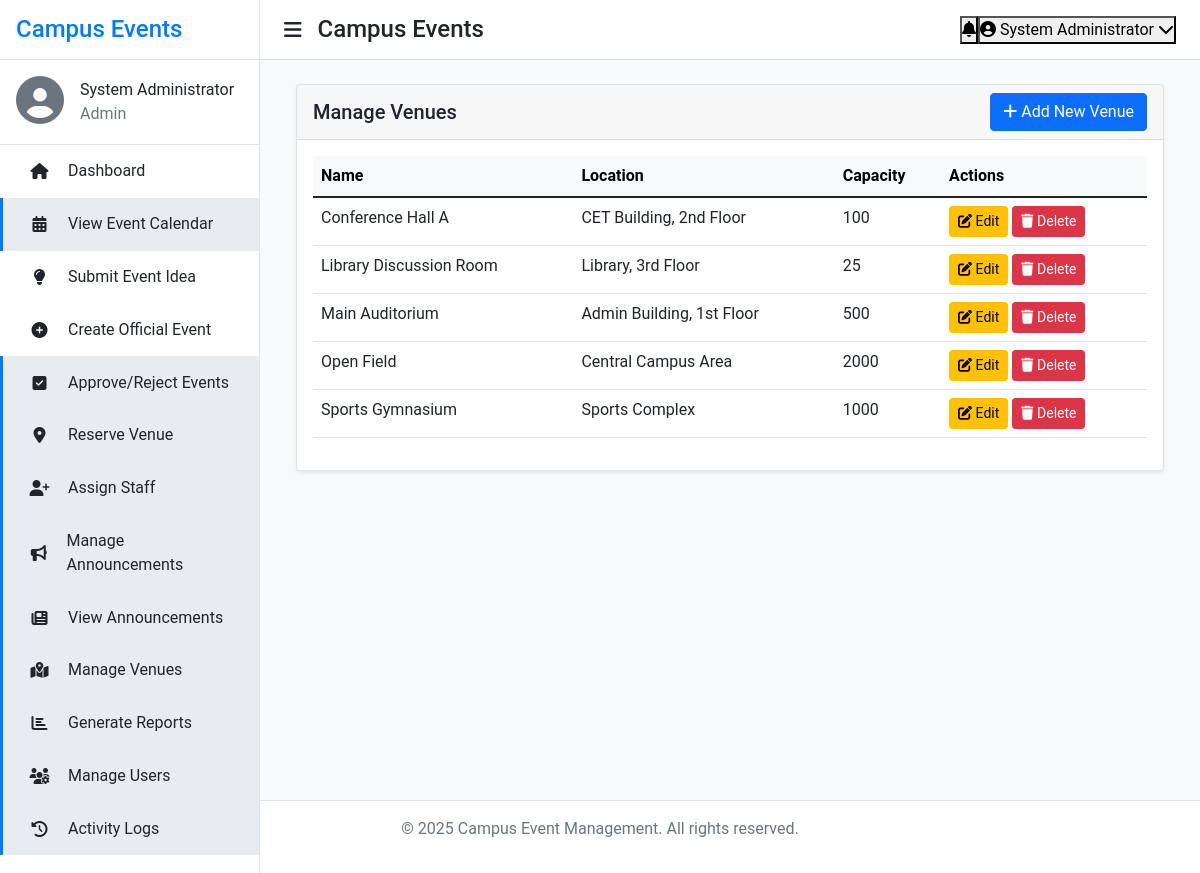
/views/admin/venues/index.php (signed in), run on the app's committed database.
### tables this page shows
CREATE TABLE IF NOT EXISTS `venues` (
    `id` INT PRIMARY KEY AUTO_INCREMENT,
    `name` VARCHAR(255) NOT NULL,
    `location` VARCHAR(255) NULL,
    `capacity` INT NULL,
    `created_at` TIMESTAMP DEFAULT CURRENT_TIMESTAMP
);

### config/helpers.php (called while the page is built, shortened)
<?php
if (!function_exists('get_db_connection')) {
    function get_db_connection() {
        $db = new Database();
        return $db->getConnection();
    }
}
if (!function_exists('is_logged_in')) {
    function is_logged_in() {
        return isset($_SESSION['user_id']);
    }
}
if (!function_exists('get_current_user_id')) {
    function get_current_user_id() {
        return $_SESSION['user_id'] ?? null;
    }
}
if (!function_exists('get_user_roles')) {
    function get_user_roles($userId) {
        static $roles = [];
        if (isset($roles[$userId])) {
            return $roles[$userId];
        }
        try {
            $conn = get_db_connection();
            $stmt = $conn->prepare("
                SELECT r.name
                FROM roles r
                JOIN user_roles ur ON r.id = ur.role_id
                WHERE ur.user_id = :user_id
            ");
            $stmt->bindParam(':user_id', $userId, PDO::PARAM_INT);
            $stmt->execute();
            $userRoles = $stmt->fetchAll(PDO::FETCH_COLUMN);
            return $userRoles;
        } catch (PDOException $e) {
            error_log("Error fetching user roles: " . $e->getMessage());
            return [];
        }
    }
}
if (!function_exists('normalize_role')) {
    function normalize_role($db_role_name) {
        $role_map = [
            'Admin' => 'admin',
            'Event Coordinator' => 'event_coordinator',
            'Approver (Dean/Head)' => 'approver',
            'Student' => 'student',
            'Faculty' => 'faculty',
            'Security Officer' => 'security_officer',
            'Maintenance Staff' => 'maintenance_staff',
            'Finance Officer' => 'finance_officer',
            'Guest User' => 'guest',
            'Auditor' => 'auditor'
        ];
        return $role_map[$db_role_name] ?? null;
    }
}
if (!function_exists('has_permission')) {
    function has_permission($permission, $userRoles = null) {
        $permissions = require __DIR__ . '/permissions.php';
        if ($userRoles === null) {
        $userId = get_current_user_id();
        $userRoles = get_user_roles($userId);
        }
        foreach ($userRoles as $role) {
            $normalizedRole = normalize_role($role);
            if ($normalizedRole && isset($permissions[$normalizedRole]) && in_array($permission, $permissions[$normalizedRole])) {
                return true;
            }
        }
        return false;
    }
}
if (!function_exists('base_url')) {
    function base_url($path = '') {
        return BASE_URL . ltrim($path, '/');
    }
}

### views/admin/venues/index.php (the view, shortened to what this page needs)
<?php
require_once __DIR__ . '/../../../config/helpers.php';
require_once __DIR__ . '/../../includes/header.php';
$conn = get_db_connection();
try {
    $stmt = $conn->query("SELECT * FROM venues ORDER BY name");
    $venues = $stmt->fetchAll(PDO::FETCH_ASSOC);
} catch (Exception $e) {
    $_SESSION['error'] = 'Failed to fetch venues: ' . $e->getMessage();
    $venues = [];
}
?>
<div class="container-fluid">
    <div class="card shadow-sm">
        <div class="card-header d-flex justify-content-between align-items-center">
            <h5 class="card-title mb-0">Manage Venues</h5>
            <a href="create.php" class="btn btn-primary">
                <i class="fas fa-plus"></i> Add New Venue
            </a>
        </div>
        <div class="card-body">
            <div class="table-responsive">
                <table class="table table-hover">
                    <thead class="table-light">
                        <tr>
                            <th>Name</th>
                            <th>Location</th>
                            <th>Capacity</th>
                            <th>Actions</th>
                        </tr>
                    </thead>
                    <tbody>
                        <?php if (!empty($venues)): ?>
                            <?php foreach ($venues as $venue): ?>
                                <tr>
                                    <td><?php echo htmlspecialchars($venue['name']); ?></td>
                                    <td><?php echo htmlspecialchars($venue['location'] ?? 'N/A'); ?></td>
                                    <td><?php echo htmlspecialchars($venue['capacity'] ?? 'N/A'); ?></td>
                                    <td>
                                        <a href="edit.php?id=<?php echo $venue['id']; ?>" class="btn btn-warning btn-sm">
                                            <i class="fas fa-edit"></i> Edit
                                        </a>
                                        <a href="process.php?action=delete_venue&id=<?php echo $venue['id']; ?>" class="btn btn-danger btn-sm" onclick="return confirm('Are you sure you want to delete this venue?');">
                                            <i class="fas fa-trash"></i> Delete
                                        </a>
                                    </td>
                                </tr>
                            <?php endforeach; ?>
                        <?php else: ?>
                            <tr>
                                <td colspan="4" class="text-center text-muted">No venues found. Add one to get started.</td>
                            </tr>
                        <?php endif; ?>
                    </tbody>
                </table>
            </div>
        </div>
    </div>
</div>
<?php include_once __DIR__ . '/../../includes/footer.php'; ?>

### views/includes/header.php (shortened to what this page needs)
<?php
$absoluteBaseUrl = BASE_URL;
$isLoggedIn = is_logged_in();
$userFullName = $_SESSION['full_name'] ?? '';
$userRoles = $isLoggedIn ? get_user_roles(get_current_user_id()) : [];
$userRoleDisplay = !empty($userRoles) ? implode(', ', array_map('ucfirst', $userRoles)) : 'Guest';
?>
<!DOCTYPE html>
<html lang="en">
<head>
    <link href="https://cdn.jsdelivr.net/npm/bootstrap@5.1.3/dist/css/bootstrap.min.css" rel="stylesheet">
    <link rel="stylesheet" href="https://cdnjs.cloudflare.com/ajax/libs/font-awesome/6.1.1/css/all.min.css">
    <link rel="stylesheet" href="<?php echo base_url('assets/css/style.css'); ?>">
</head>
<body
    data-base-url="<?php echo base_url(); ?>"
    data-user-id="<?php echo is_logged_in() ? get_current_user_id() : ''; ?>"
    data-pusher-key="<?php echo PUSHER_APP_KEY; ?>"
    data-pusher-cluster="<?php echo PUSHER_APP_CLUSTER; ?>"
>
<div class="wrapper">
    <div class="sidebar" id="sidebar">
        <div class="sidebar-header">
            <h3>Campus Events</h3>
        </div>
        <?php if ($isLoggedIn): ?>
            <div class="sidebar-user">
                <div class="user-avatar">
                    <i class="fas fa-user-circle fa-2x"></i>
                </div>
                <div class="user-info">
                    <p class="user-name mb-0"><?php echo htmlspecialchars($userFullName); ?></p>
                    <span class="user-role text-muted"><?php echo htmlspecialchars($userRoleDisplay); ?></span>
                </div>
            </div>
            <nav class="sidebar-nav">
                <ul>
                    <?php
                    foreach ($sidebar_nav_map as $item): ?>
                        <?php
                            $has_perm = ($item['permission'] === 'view_dashboard' && $isLoggedIn) || has_permission($item['permission'], $userRoles);
                            if ($has_perm):
                        ?>
                            <li>
                                <a href="<?php echo htmlspecialchars($item['url']); ?>" class="<?php echo strpos($_SERVER['REQUEST_URI'], basename(parse_url($item['url'], PHP_URL_PATH))) !== false ? 'active' : ''; ?>">
                                    <i class="<?php echo htmlspecialchars($item['icon']); ?>"></i>
                                    <span><?php echo htmlspecialchars($item['label']); ?></span>
                                </a>
                            </li>
                        <?php endif; ?>
                    <?php endforeach;
                    ?>
                </ul>
            </nav>
        <?php endif; ?>
    </div>
    <div class="main-content">
        <header class="main-header">
            <div class="header-left">
                <button id="sidebarToggle" class="sidebar-toggle">
                    <i class="fas fa-bars"></i>
                </button>
                <h1 class="page-title d-none d-sm-block">
                    <?php
                    $page = basename($_SERVER['PHP_SELF'] ?? '');
                    if (strpos($_SERVER['REQUEST_URI'], 'users/index.php')) {
                        echo 'User Management';
                    } elseif (strpos($_SERVER['REQUEST_URI'], 'users/edit.php')) {
                        echo 'Edit User';
                    } elseif (strpos($_SERVER['REQUEST_URI'], 'users/create.php')) {
                        echo 'Create User';
                    } elseif (strpos($_SERVER['REQUEST_URI'], 'activity_logs')) {
                        echo 'Activity Logs';
                    } elseif ($page === 'dashboard.php') {
                        echo 'Dashboard';
                    } else {
                        echo 'Campus Events';
                    }
                    ?>
                </h1>
            </div>
            <div class="header-right">
                <?php if ($isLoggedIn): ?>
                    <div class="user-dropdown dropdown notification-dropdown">
                        <button class="user-dropdown-toggle" id="notificationDropdown" data-bs-toggle="dropdown" aria-expanded="false">
                            <i class="fas fa-bell"></i>
                        </button>
                    </div>
                    <div class="user-dropdown dropdown">
                        <button class="user-dropdown-toggle" id="userDropdown" data-bs-toggle="dropdown" aria-expanded="false">
                            <i class="fas fa-user-circle"></i>
                            <span class="d-none d-sm-inline"><?php echo htmlspecialchars($userFullName); ?></span>
                            <i class="fas fa-chevron-down"></i>
                        </button>
                    </div>
                <?php endif; ?>
            </div>
        </header>
        <main class="page-container">

### views/includes/footer.php (shortened to what this page needs)
        </main>
    </div>
</div>
<footer class="main-footer">
    <div class="container-fluid">
        <p class="text-center text-muted">&copy; <?php echo date('Y'); ?> Campus Event Management. All rights reserved.</p>
    </div>
</footer>
</body>
</html>

### assets/css/style.css (style rules this page uses)
* { margin: 0; padding: 0; box-sizing: border-box; }
:root { --primary-color: #f8f9fa; --secondary-color: #e9ecef; --accent-color: #007bff; --text-color: #212529; --border-color: #dee2e6; --sidebar-width: 260px; --header-height: 60px; --danger-color: #e74c3c; --success-color: #2ecc71; --warning-color: #f1c40f; }
body { font-family: 'Roboto', sans-serif; background-color: var(--primary-color); color: var(--text-color); margin: 0; }
.wrapper { display: flex; min-height: 100vh; }
.sidebar { width: var(--sidebar-width); background-color: #fff; border-right: 1px solid var(--border-color); display: flex; flex-direction: column; position: fixed; top: 0; left: 0; height: 100%; z-index: 1030; transition: transform 0.3s ease-in-out; }
.sidebar-header { padding: 1rem; display: flex; justify-content: space-between; align-items: center; border-bottom: 1px solid var(--border-color); height: var(--header-height); }
.sidebar-header h3 { margin: 0; font-size: 1.5rem; color: var(--accent-color); }
.sidebar-user { padding: 1rem; display: flex; align-items: center; gap: 1rem; border-bottom: 1px solid var(--border-color); }
.sidebar-user .user-avatar { font-size: 1.5rem; color: #6c757d; }
.sidebar-nav { flex-grow: 1; overflow-y: auto; }
.sidebar-nav ul { list-style: none; padding: 0; margin: 0; }
.sidebar-nav a { display: flex; align-items: center; padding: 0.9rem 1.5rem; color: var(--text-color); text-decoration: none; transition: background-color 0.3s ease; border-left: 3px solid transparent; }
.sidebar-nav a:hover, .sidebar-nav a.active { background-color: var(--secondary-color); border-left-color: var(--accent-color); }
.sidebar-nav a i { width: 25px; margin-right: 1rem; text-align: center; }
.main-content { flex-grow: 1; margin-left: var(--sidebar-width); display: flex; flex-direction: column; transition: margin-left 0.3s ease-in-out; }
.main-header { background-color: #fff; border-bottom: 1px solid var(--border-color); padding: 0 1.5rem; height: var(--header-height); display: flex; justify-content: space-between; align-items: center; position: sticky; top: 0; z-index: 1020; }
.main-header .header-left { display: flex; align-items: center; gap: 1rem; }
.page-title { font-size: 1.5rem; margin: 0; }
.sidebar-toggle { background: none; border: none; font-size: 1.25rem; cursor: pointer; color: var(--text-color); }
.main-header .header-right { display: flex; align-items: center; }
.page-container { padding: 1.5rem; flex-grow: 1; }
.main-footer { background-color: #fff; border-top: 1px solid var(--border-color); padding: 1rem; margin-top: auto; }
.card { border: 1px solid var(--border-color); box-shadow: 0 0 15px rgba(0, 0, 0, 0.05); }
.justify-content-between { justify-content: space-between !important; }
.text-muted { color: #6c757d !important; }
.mb-0 { margin-bottom: 0 !important; }
.d-flex { display: flex !important; }
.align-items-center { align-items: center !important; }

### data on the page
venues: name "Conference Hall A", location "CET Building, 2nd Floor", capacity "100"
venues: name "Library Discussion Room", location "Library, 3rd Floor", capacity "25"
venues: name "Main Auditorium", location "Admin Building, 1st Floor", capacity "500"
venues: name "Open Field", location "Central Campus Area", capacity "2000"
venues: name "Sports Gymnasium", location "Sports Complex", capacity "1000"

### other printed values
$userFullName "System Administrator"
$userRoleDisplay "Admin"
$item['label'] "Dashboard"
$item['label'] "View Event Calendar"
$item['label'] "Submit Event Idea"
$item['label'] "Create Official Event"
$item['label'] "Approve/Reject Events"
$item['label'] "Reserve Venue"
$item['label'] "Assign Staff"
$item['label'] "Manage Announcements"
$item['label'] "View Announcements"
$item['label'] "Manage Venues"
$item['label'] "Generate Reports"
$item['label'] "Manage Users"
$item['label'] "Activity Logs"
